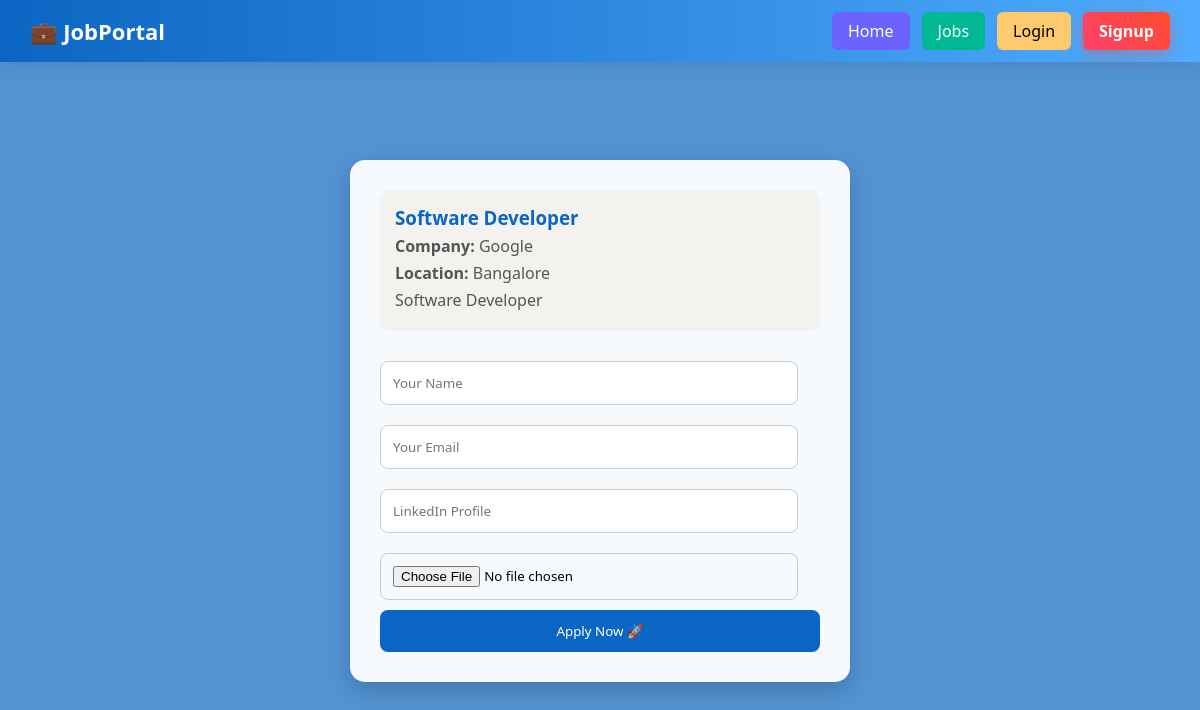
Screenshot of /apply/1/ with the database file from the repository.
### jobs/models.py (models this page shows, shortened)
class Job(models.Model):
    title = models.CharField(max_length=200)
    description = models.TextField()
    company = models.CharField(max_length=200)
    location = models.CharField(max_length=100)
    posted_by = models.ForeignKey(User, on_delete=models.CASCADE)

### jobs/views.py (the view, shortened to what this page needs)
# urls.py: path('apply/<int:job_id>/', views.apply_job),
def apply_job(request, job_id):
    job = get_object_or_404(Job, id=job_id)
    return render(request, 'apply.html', {'job': job})

### templates/apply.html (shortened to what this page needs)
{% extends 'base.html' %} {% block content %}
<div class="apply-container">
  <div class="job-info">
    <h3>{{ job.title }}</h3>
    <p><strong>Company:</strong> {{ job.company }}</p>
    <p><strong>Location:</strong> {{ job.location }}</p>
    <p>{{ job.description }}</p>
  </div>
  <form method="POST" enctype="multipart/form-data">
    <input type="text" name="name" placeholder="Your Name" required />
    <input type="email" name="email" placeholder="Your Email" required />
    <input type="text" name="linkedin" placeholder="LinkedIn Profile" />
    <input type="file" name="resume" required />
    <button type="submit">Apply Now 🚀</button>
  </form>
</div>
{% endblock %}

### templates/base.html (style rules this page uses)
* { margin: 0; padding: 0; box-sizing: border-box; font-family: "Segoe UI", Arial, sans-serif; }
body { background: linear-gradient(120deg, #eef2f7, #ffffff); overflow-x: hidden; }

### templates/apply.html (style rules this page uses)
body { background: linear-gradient(rgba(10, 102, 194, 0.7), rgba(10, 102, 194, 0.7)), url("https://images.unsplash.com/photo-1521737604893-d14cc237f11d"); background-size: cover; background-position: center; }
.apply-container { max-width: 500px; margin: 60px auto; background: rgba(255, 255, 255, 0.95); padding: 30px; border-radius: 15px; box-shadow: 0 8px 25px rgba(0, 0, 0, 0.2); animation: fadeIn 1s ease-in-out; }
.job-info { text-align: left; margin-bottom: 20px; padding: 15px; background: #f3f2ef; border-radius: 10px; }
.job-info h3 { margin: 0; color: #0a66c2; }
.job-info p { margin: 5px 0; color: #555; }
.apply-container input { width: 95%; padding: 12px; margin: 10px 0; border-radius: 8px; border: 1px solid #ccc; }
.apply-container button { width: 100%; padding: 12px; background: #0a66c2; color: white; border: none; border-radius: 8px; cursor: pointer; }

### rows the page displays
Job: title "Software Developer", company "Google", location "Bangalore", description "Software Developer"
